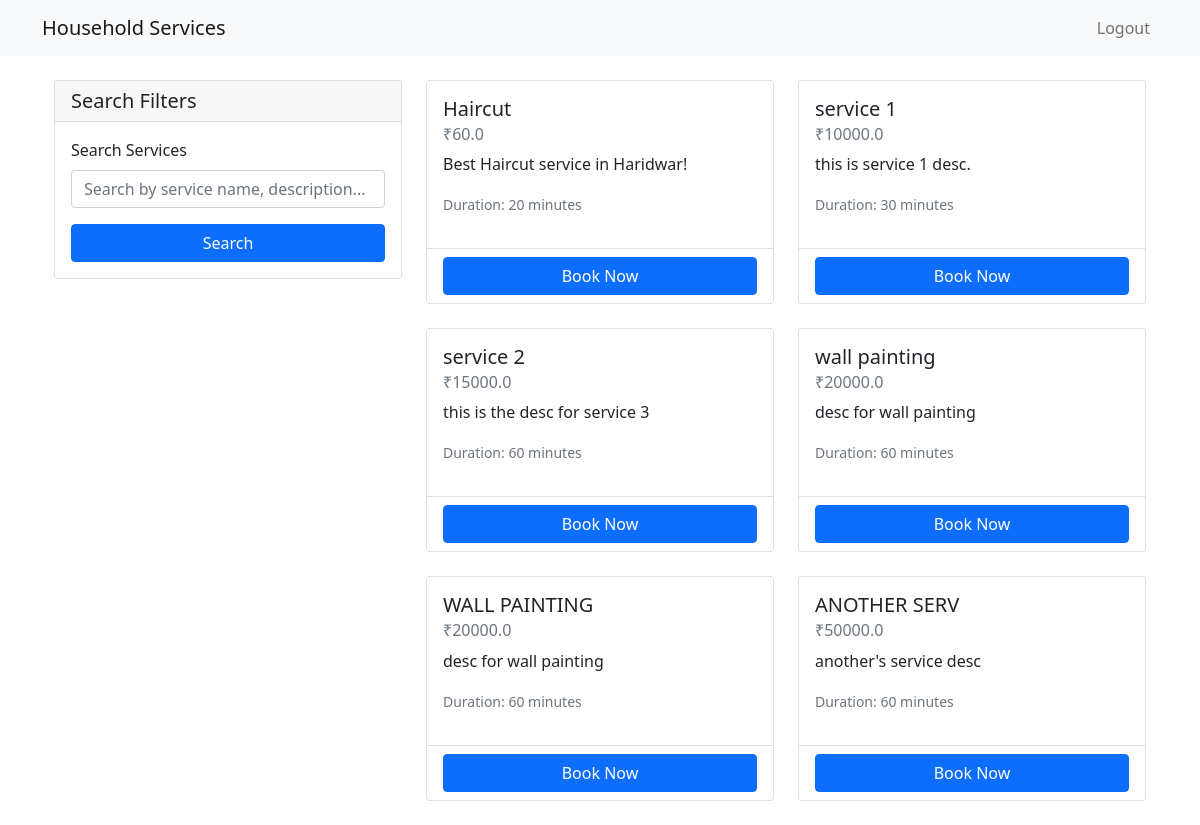
Page /customer/search_services (signed in) on the committed database.
### models.py (models this page shows)
class Service(db.Model):
    id = db.Column(db.Integer, primary_key=True)
    name = db.Column(db.String(100), nullable=False)
    base_price = db.Column(db.Float, nullable=False)
    time_required = db.Column(db.Integer, nullable=False)
    description = db.Column(db.Text)

### routes/customer_routes.py (the view)
@customer_routes.route("/customer/search_services", methods=["GET", "POST"])
@login_required
def search_services():
    if current_user.role != "customer":
        flash("Access denied")
        return redirect(url_for("auth.login"))
    search_term = request.form.get("search_term", "")
    pin_code = request.form.get("pin_code", "")
    query = Service.query
    if search_term:
        query = query.filter(Service.name.ilike(f"%{search_term}%"))
    if pin_code:
        query = query.join(Professional).filter(Professional.pin_code == pin_code)
    services = query.all()
    return render_template("customer/search_services.html", services=services)

### templates/customer/search_services.html (shortened to what this page needs)
{% extends "base.html" %}
{% block content %}
<div class="container mt-4">
    <div class="row">
        <div class="col-md-4 mb-4">
            <div class="card">
                <div class="card-header">
                    <h5 class="card-title mb-0">Search Filters</h5>
                </div>
                <div class="card-body">
                    <form method="POST">
                        <div class="mb-3">
                            <label for="search_term" class="form-label">Search Services</label>
                            <input type="text" class="form-control" id="search_term" name="search_term"
                                   value="{{ request.form.get('search_term', '') }}"
                                   placeholder="Search by service name, description...">
                        </div>
                        <div class="d-grid">
                            <button type="submit" class="btn btn-primary">Search</button>
                        </div>
                    </form>
                </div>
            </div>
        </div>
        <div class="col-md-8">
            <div class="row">
                {% for service in services %}
                <div class="col-md-6 mb-4">
                    <div class="card h-100">
                        <div class="card-body">
                            <h5 class="card-title">{{ service.name }}</h5>
                            <h6 class="card-subtitle mb-2 text-muted">₹{{ service.base_price }}</h6>
                            <p class="card-text">{{ service.description }}</p>
                            <ul class="list-unstyled">
                                <li><small class="text-muted">Duration: {{ service.time_required }} minutes</small></li>
                            </ul>
                        </div>
                        <div class="card-footer bg-transparent">
                            <a href="{{ url_for('customer.create_request', service_id=service.id) }}" class="btn btn-primary w-100">Book Now</a>
                        </div>
                    </div>
                </div>
                {% endfor %}
            </div>
        </div>
    </div>
</div>
{% endblock %}

### rows in the picture
Service: name "Haircut", base_price "60.0", description "Best Haircut service in Haridwar!", time_required "20"
Service: name "service 1", base_price "10000.0", description "this is service 1 desc.", time_required "30"
Service: name "service 2", base_price "15000.0", description "this is the desc for service 3", time_required "60"
Service: name "wall painting", base_price "20000.0", description "desc for wall painting", time_required "60"
Service: name "WALL PAINTING", base_price "20000.0", description "desc for wall painting", time_required "60"
Service: name "ANOTHER SERV", base_price "50000.0", description "another's service desc", time_required "60"
